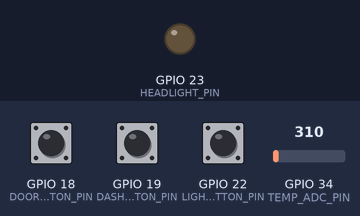
Bench run of a sketch on a simulated ESP32. Shown: output pins drawn as LEDs (lit = HIGH). The test bench sets the inputs (shaded band); at power-on: GPIO 18 (DOOR_BUTTON_PIN) HIGH, GPIO 19 (DASHBOARD_BUTTON_PIN) HIGH, GPIO 22 (LIGHT_BUTTON_PIN) HIGH, GPIO 34 (TEMP_ADC_PIN) = 310. What the sketch prints to the serial monitor is not drawn.

Above: at 1.2 s.
1.3 s: GPIO 18 (DOOR_BUTTON_PIN) pulled LOW for 0.15 s
At 1.7 s:
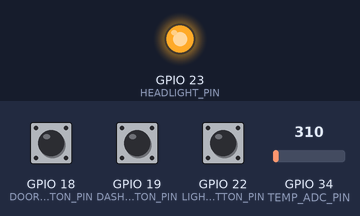
4.5 s: GPIO 18 (DOOR_BUTTON_PIN) pulled LOW for 1 s
At 5.4 s:
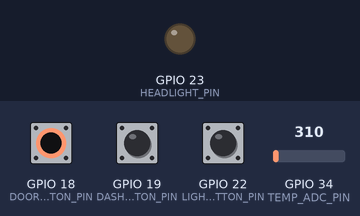
9.5 s: GPIO 18 (DOOR_BUTTON_PIN) pulled LOW for 3.2 s
At 10.4 s:
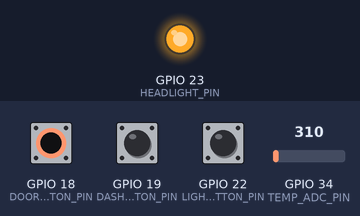
Timing chart, 0 to 12.5 s (numbered marks = the images above; inputs shaded):
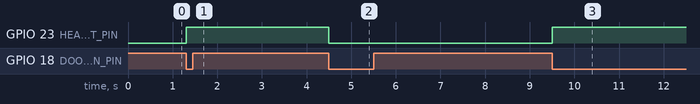

The sketch:

embeddedcarrtos.ino
```cpp
// setup() runs once on boot:
//      - Initialize Serial for dashboard output
//      - Configure GPIO pins of the components on breadborad
//      - Initialize the event FreeRTOS queue
//      - Create the RTOS tasks
//
// loop() is left empty (rtos doesnt require the loop() )
//      Once xTaskCreatePinnedToCore() calls are made, FreeRTOS owns
//      scheduling. The Arduino loop() runs as a low-priority task that
//      yields immediately  leaving all CPU cycles for our services
//
// Task pinning strategy (dual-core ESP32):
//   Core 0: DoorService, ClimateService  — sensor/input tasks
//   Core 1: LightService, DashboardService — output/display tasks
//   Spreading tasks across cores prevents one slow task from starving
//   the others on the same core.
//
// Made Stack size (2048 bytes per task):
//   Should be sufficient for these lightweight tasks.
//   Used uxTaskGetStackHighWaterMark() to profile stack usage.
//
// Priority all set to 1:
//   Equal priority means the FreeRTOS scheduler round-robins between
//   tasks when multiple are ready. In production I'd assign higher
//   priority to safety-critical tasks.
// ---------------------------------------------------------------------------

#include <Arduino.h>
#include "VehicleEvents.h"
#include "EventBus.h"

// Forward declarations of .cpp files
void DoorService(void *parameter);
void LightButtonService(void *parameter);
void LightService(void *parameter);
void ClimateService(void *parameter);
void DashboardService(void *parameter);

// Called by EventBus.cpp
void EventBus_Init();

void setup()
{

    Serial.begin(115200);

    pinMode(18, INPUT_PULLUP);  // Door toggle button
    pinMode(19, INPUT_PULLUP);  // Dashboard status button
    pinMode(22, INPUT_PULLUP);  // Manual light toggle button
    pinMode(23, OUTPUT);        // Headlight LED

    EventBus_Init();


    // Create RTOS tasks
    //    xTaskCreatePinnedToCore(function, name, stack, param, priority,
    //                            handle, core)

    xTaskCreatePinnedToCore(
        DoorService,        // Task function
        "DoorService",      // Name (for debugging with vTaskList())
        2048,               // Stack size in bytes
        NULL,               // Parameter passed to task (unused)
        1,                  // Priority
        NULL,               // Task handle (unused here)
        0                   // Core 0
    );

    xTaskCreatePinnedToCore(
        LightButtonService,
        "LightButtonService",
        2048,
        NULL,
        1,
        NULL,
        0                   // Core 0
    );

    xTaskCreatePinnedToCore(
        LightService,
        "LightService",
        2048,
        NULL,
        1,
        NULL,
        1                   // Core 1
    );

    xTaskCreatePinnedToCore(
        ClimateService,
        "ClimateService",
        2048,
        NULL,
        1,
        NULL,
        0                   // Core 0
    );

    xTaskCreatePinnedToCore(
        DashboardService,
        "DashboardService",
        2048,
        NULL,
        1,
        NULL,
        1                   // Core 1
    );

    Serial.println("[BCM] All services started.");
}


// loop() is intentionally empty.
// FreeRTOS scheduler manages all execution
// ---------------------------------------------------------------------------
void loop()
{
}
```

Climateservice.cpp
```cpp
// SENSOR service — periodically reads a potentiometer on the ADC pin 34
// and maps its value to a simulated cabin temperature (60–90 °F).

// Responsibilities:
//   -Read the 12-bit ADC value from pin 34 every 1 second
//   -Map the raw 0–4095 ADC range to a 60–90 °F temperature range
//   -Update the cabinTemp shared state for Dashboard to display
// ESP32 ADC notes:
//   - Pin 34 is input-only (no internal pull-up/down) — ideal for ADC.
//   - ESP32 ADC is 12-bit: values range 0–4095.
//   - ADC accuracy degrades above ~3.1 V; for a demo potentiometer this
//     is acceptable. So pinned this to 3.3V

#include <Arduino.h>
#include "VehicleEvents.h"

#define TEMP_ADC_PIN 34     // Analog input — potentiometer wiper
#define TEMP_MIN     60     // Minimum simulated temperature (°F)
#define TEMP_MAX     90     // Maximum simulated temperature (°F)
#define ADC_MAX      4095   // 12-bit ADC ceiling on ESP32

void ClimateService(void *parameter)
{
    while (true)
    {
        // Read raw ADC (0–4095)
        int adc = analogRead(TEMP_ADC_PIN);

        // Arduino map() does linear interpolation:
        // cabinTemp = TEMP_MIN + (adc / ADC_MAX) * (TEMP_MAX - TEMP_MIN)
        cabinTemp = map(adc, 0, ADC_MAX, TEMP_MIN, TEMP_MAX);

        // Sleep for 1 second. portTICK_PERIOD_MS converts milliseconds
        // to FreeRTOS ticks (usually 1 tick = 1 ms on ESP32).
        vTaskDelay(1000 / portTICK_PERIOD_MS);
    }
}
```

Dashboardservice.cpp
```cpp
// DISPLAY service — prints the current BCM state to the Serial monitor
// only when the dashboard button pin 19 is pressed.
// Responsibilities:
//   -Poll GPIO 19 for a button press (active-LOW, INPUT_PULLUP)
//   -On press: print a single BCM status snapshot to Serial
//   -Debounce the button with a 200 ms delay
// Why on-demand instead of periodic?
//   A real vehicle HMI (instrument cluster, head unit) only updates the
//   display when the driver requests it or when a state change occurs —
//   not on a blind timer. This pattern is more realistic and also reduces
//   noise in the Serial monitor during development.
// Task affinity:
//   Pinned to Core 1. Polls every 20 ms same strategy as DoorService.


#include <Arduino.h>
#include "VehicleEvents.h"

#define DASHBOARD_BUTTON_PIN 19   // GPIO connected to dashboard button

void DashboardService(void *parameter)
{
    static bool lastState = HIGH;

    while (true)
    {
        bool currentState = digitalRead(DASHBOARD_BUTTON_PIN);

        // Falling edge: button just pressed
        if (lastState == HIGH && currentState == LOW)
        {
            // Print a single BCM status snapshot
            Serial.println();
            Serial.println("========== BCM STATUS ==========");

            Serial.print("Door:   ");
            Serial.println(doorLocked ? "LOCKED" : "UNLOCKED");

            Serial.print("Lights: ");
            Serial.println(headlightsOn ? "ON" : "OFF");

            Serial.print("Temp:   ");
            Serial.print(cabinTemp);
            Serial.println(" F");

            Serial.println("================================");

            // Debounce — ignore further presses for 200 ms
            vTaskDelay(200 / portTICK_PERIOD_MS);
        }

        lastState = currentState;

        // Poll every 20 ms
        vTaskDelay(20 / portTICK_PERIOD_MS);
    }
}
```

Doorservice.cpp
```cpp
// PRODUCER service  monitors a physical button pin 18 and publishes
// DOOR_LOCKED / DOOR_UNLOCKED events to the event bus.
// Responsibilities:
//   -Poll GPIO pin 18 for button presses (active-LOW with INPUT_PULLUP)
//   -Toggle the doorLocked shared state on each press
//   -Publish a VehicleEvent so other services can react
//   -Debounce the button with a 200 ms delay to filter contact bounce
// This service is a PRODUCER only it never reads from the queue.
// Other services decide what to do with door events; this service just
// reports what happened.

#include <Arduino.h>
#include "VehicleEvents.h"
#include "EventBus.h"

#define DOOR_BUTTON_PIN 18   // GPIO connected to momentary push button

// Global state defined here; extern'd in VehicleEvents.h
bool doorLocked    = true;
bool headlightsOn  = false;
int  cabinTemp     = 70;

void DoorService(void *parameter)
{
    // lastState tracks the previous reading so we can detect edges
    // (transition from HIGH → LOW = button just pressed).
    static bool lastState = HIGH;

    while (true)
    {
        bool currentState = digitalRead(DOOR_BUTTON_PIN);

        // Falling edge detected: button went from released (HIGH) to
        // pressed (LOW). INPUT_PULLUP means the pin is HIGH by default
        // and pulled LOW when the button connects it to ground.
        if (lastState == HIGH && currentState == LOW)
        {
            // Toggle the shared door state
            doorLocked = !doorLocked;

            // Build the event payload
            VehicleEvent event;
            event.type  = doorLocked ? DOOR_LOCKED : DOOR_UNLOCKED;
            event.value = 0;   // no extra data needed for door events

            // Publish to the bus. portMAX_DELAY means this task will
            // block indefinitely if the queue is full (rare in practice).
            xQueueSend(eventQueue, &event, portMAX_DELAY);

            // Debounce delay — ignore further presses for 200 ms.
            // vTaskDelay here is fine because FreeRTOS yields the CPU
            // to other tasks during the delay (not a busy-wait).
            vTaskDelay(200 / portTICK_PERIOD_MS);
        }

        lastState = currentState;

        // Poll every 20 ms — fast enough to catch a button press
        // without burning CPU cycles on constant polling.
        vTaskDelay(20 / portTICK_PERIOD_MS);
    }
}
```

Eventbus.cpp
```cpp
// Defines and initializes the FreeRTOS queue that acts as the shared
// middleware message bus for the Body Control Module
//   A FreeRTOS queue is thread-safe by design. Multiple RTOS tasks can
//   call xQueueSend / xQueueReceive concurrently — the kernel handles
//   mutual exclusion internally. This is far safer than sharing a plain
//   global variable, which would require manual mutex protection.
// Queue depth 20
//   Allows up to 20 unread VehicleEvent structs to queue up before the
//   sender blocks. Sized for demo purposes; tune based on burst rate in
//   real applications.

#include "EventBus.h"
#include "VehicleEvents.h"

QueueHandle_t eventQueue;

void EventBus_Init()
{
    eventQueue = xQueueCreate(
        20,                   // max 20 events buffered at once
        sizeof(VehicleEvent)  // each slot holds one VehicleEvent struct
    );
}
```

Eventbus.h
```cpp
#ifndef EVENT_BUS_H
#define EVENT_BUS_H


// Declares the FreeRTOS queue that acts as the middleware message bus.
// Here the "bus" is a FreeRTOS QueueHandle_t:
//   - Producers call xQueueSend()    → put an event on the bus
//   - Consumers call xQueueReceive() → pull events off the bus
// The queue is defined once in EventBus.cpp and exposed here via extern
// so every service can access the same queue handle.

#include <freertos/FreeRTOS.h>
#include <freertos/queue.h>

extern QueueHandle_t eventQueue;

#endif // EVENT_BUS_H
```

Lightbuttonservice.cpp
```cpp
// PRODUCER service — monitors a dedicated light toggle button pin 22
// and publishes LIGHT_ON / LIGHT_OFF events to the event bus.
//
// Responsibilities:
//   -Poll GPIO 22 every 20 ms for a button press (active-LOW, INPUT_PULLUP)
//   -Toggle the headlightsOn shared state on each press
//   -Publish LIGHT_ON or LIGHT_OFF so LightService can drive the LED
//   -Debounce with a 200 ms delay
//
// Why a separate service instead of adding this to DoorService?
//   Single Responsibility Principle — each service owns exactly one input
//   source. DoorService owns the door button; this service owns the light
//   button.

// This service is a PRODUCER only it never reads from the queue.
// LightService decides what to do with the events; this service just
// reports what the driver pressed.


#include <Arduino.h>
#include "VehicleEvents.h"
#include "EventBus.h"

#define LIGHT_BUTTON_PIN 22

void LightButtonService(void *parameter)
{
    static bool lastState = HIGH;

    while (true)
    {
        bool currentState = digitalRead(LIGHT_BUTTON_PIN);

        // Falling edge: button just pressed
        if (lastState == HIGH && currentState == LOW)
        {
            // Toggle light state manually
            headlightsOn = !headlightsOn;

            VehicleEvent event;
            event.type  = headlightsOn ? LIGHT_ON : LIGHT_OFF;
            event.value = 0;

            xQueueSend(eventQueue, &event, portMAX_DELAY);

            // Debounce
            vTaskDelay(200 / portTICK_PERIOD_MS);
        }

        lastState = currentState;

        vTaskDelay(20 / portTICK_PERIOD_MS);
    }
}
```

Lightservice.cpp
```cpp
// CONSUMER service — blocks on the event queue and controls the headlight
// LED (pin 23) in response to door events AND manual light button events.

// Responsibilities
//   -Wait (block) for any event to arrive on the event bus
//   -React to DOOR_UNLOCKED → turn LED on
//   -React to DOOR_LOCKED   → turn LED off
//   -React to LIGHT_ON      → turn LED on  (manual override)
//  -React to LIGHT_OFF     → turn LED off (manual override)
//   -Update headlightsOn shared state so Dashboard reflects reality
//
// Two sources, one handler:
//   Both DoorService and LightButtonService publish to the same queue.
//   LightService doesn't care which button was pressed it just reacts
//   to the event type. Adding a new light source in the future means
//   publishing the right event; this file doesn't need to change.


#include <Arduino.h>
#include "VehicleEvents.h"
#include "EventBus.h"

#define HEADLIGHT_PIN 23

void LightService(void *parameter)
{
    VehicleEvent event;

    while (true)
    {
        if (xQueueReceive(eventQueue, &event, portMAX_DELAY))
        {
            switch (event.type)
            {
                case DOOR_UNLOCKED:
                case LIGHT_ON:
                    headlightsOn = true;
                    digitalWrite(HEADLIGHT_PIN, HIGH);
                    break;

                case DOOR_LOCKED:
                case LIGHT_OFF:
                    headlightsOn = false;
                    digitalWrite(HEADLIGHT_PIN, LOW);
                    break;

                default:
                    // Ignore TEMP_UPDATE and any future event types
                    break;
            }
        }
    }
}
```

Vehicleevents.h
```cpp
#ifndef VEHICLE_EVENTS_H
#define VEHICLE_EVENTS_H

// Shared event definitions used across all services.
// types and payload format so they can communicate through the event bus


// Every possible event of system gets an entry here.

enum EventType {
    DOOR_LOCKED,
    DOOR_UNLOCKED,
    LIGHT_ON,
    LIGHT_OFF,
    TEMP_UPDATE
};

// The message that travels through the queue (event bus).
// type  → what happened
// value → optional payload (e.g. a temperature reading, error code, etc.)
typedef struct {
    EventType type;
    int       value;
} VehicleEvent;


// Shared global state — declared extern so every .cpp file sees the same
// variables without creating duplicate copies.

extern bool doorLocked;
extern bool headlightsOn;
extern int  cabinTemp;

#endif // VEHICLE_EVENTS_H
```

Measured:
- after the input at 1.3 s, GPIO 23 (HEADLIGHT_PIN): LOW → HIGH at once
- after the input at 4.5 s, GPIO 23 (HEADLIGHT_PIN): HIGH → LOW at once
- after the input at 9.5 s, GPIO 23 (HEADLIGHT_PIN): LOW → HIGH at once
